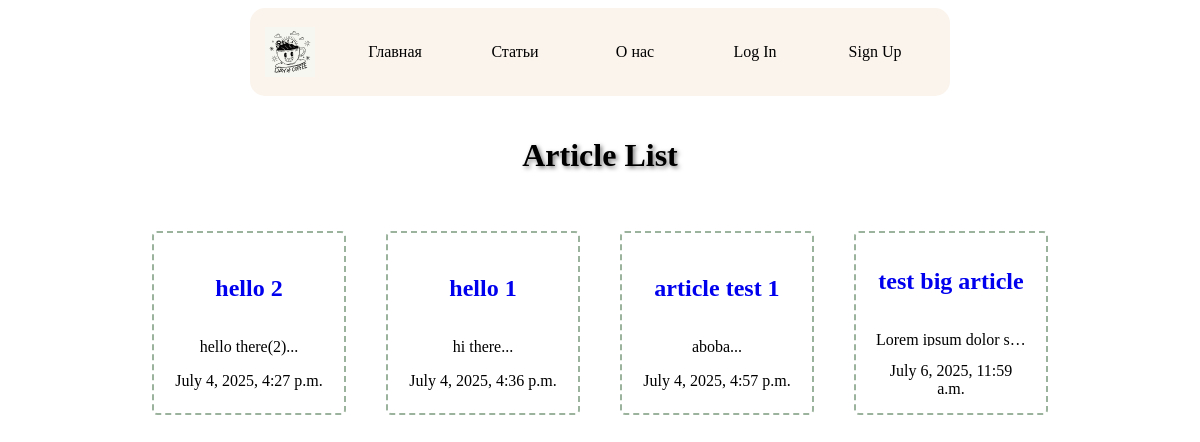
The app's page /, older data.
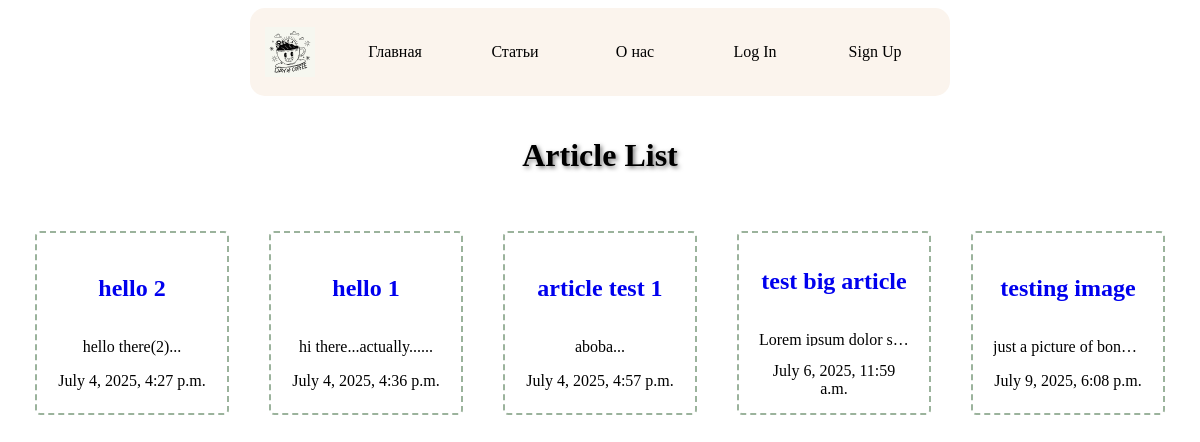
The same page, newer data.
### articles/models.py (models this page shows, shortened)
class Article(models.Model):
    title = models.CharField(max_length=200)
    slug = models.SlugField(blank=True)
    body = models.TextField()
    date = models.DateTimeField(auto_now_add=True)
    thumbnail = models.ImageField(upload_to='images/', blank=True)
    author = models.ForeignKey(User, default=None, on_delete=models.CASCADE)
    def snippet(self):
        return self.body[0:50] + '...'

### articles/views.py (the view)
# urls.py: path('', views.article_list, name='article_list'),
def article_list(request):
    articles = Article.objects.all().order_by('date')
    return render(request, 'articles/article_list.html', {'articles': articles})

### articles/templates/articles/article_list.html (shortened to what this page needs)
{% extends "base_layout.html" %}
{% block content %}
<main>
    <h1>Article List</h1>
    <div class="articles">
        {% for element in articles %}
            <div class="article__item">
                <h2>
                    <a href="{% url 'articles:article_detail' slug=element.slug %}">
                        {{ element.title }}
                    </a>
                </h2>
                <p>
                    {{ element.snippet }}
                </p>
                <time>
                    {{ element.date }}
                </time>
            </div>
        {% endfor %}
    </div>
</main>
{% endblock content %}

Row changes from the older to the newer data that the page shows:
changed Article "hello 1": snippet "hi there..." → "hi there...actually......"
added Article: title "testing image", snippet "just a picture of bon…", date "July 9, 2025, 6:08 p.m."
